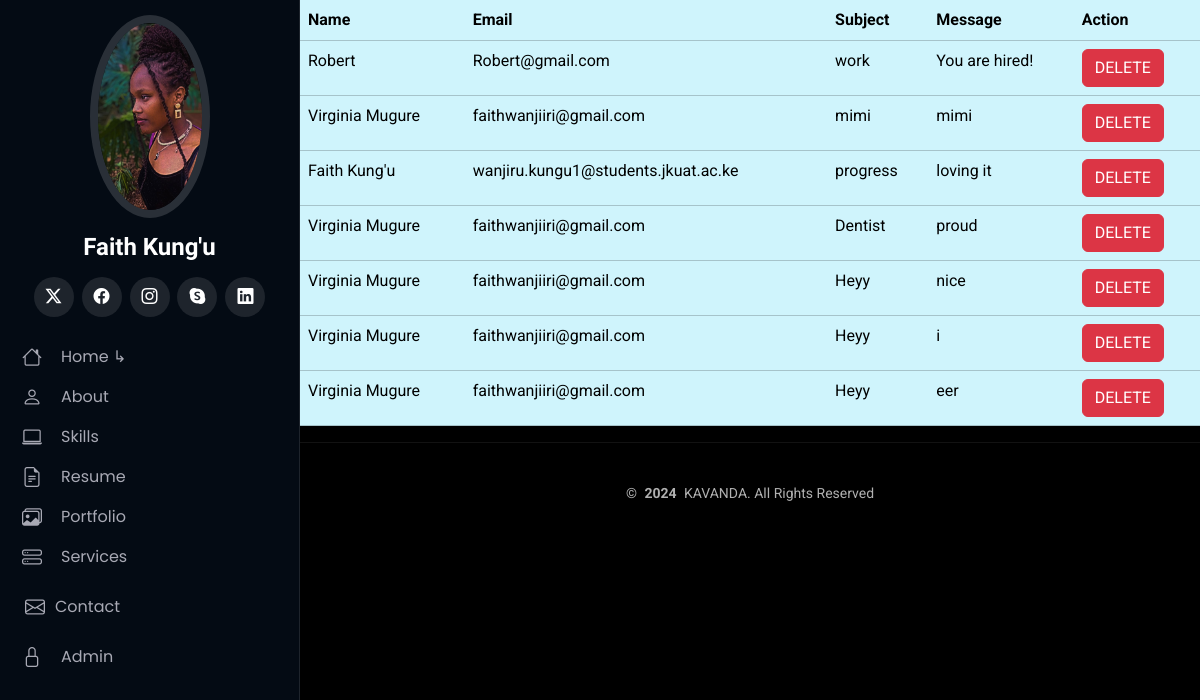
/showcontact/ (signed in), run on an earlier commit of the app's database.
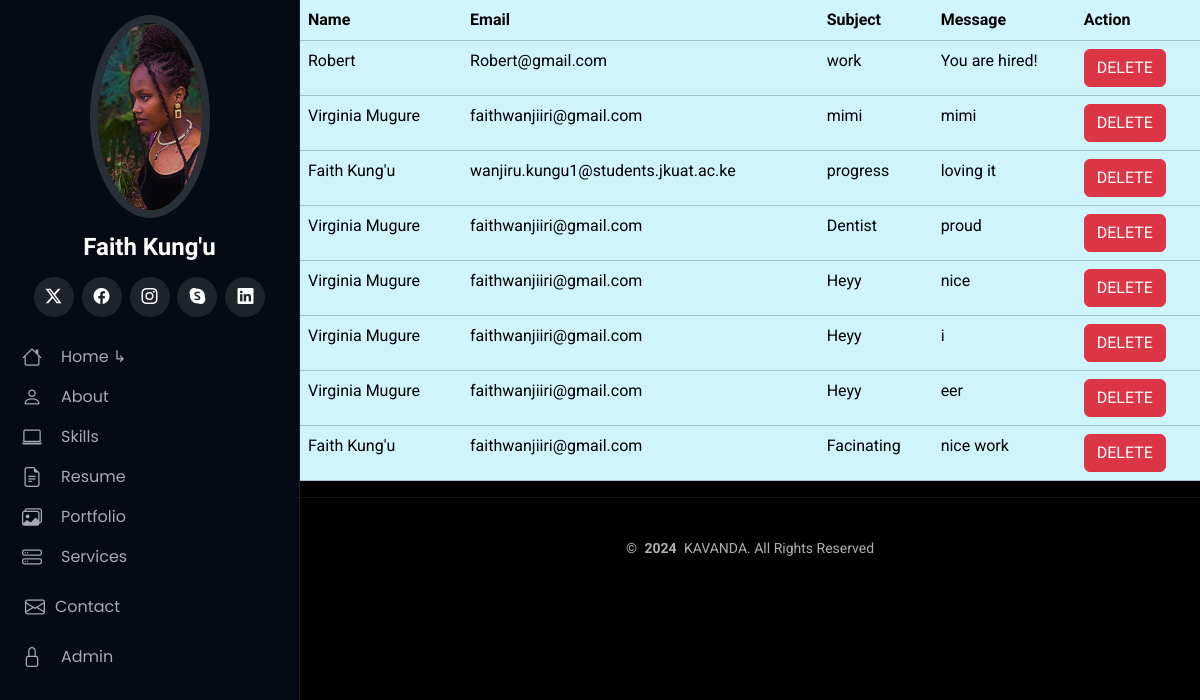
And on a later commit of the database.
### ladygit/models.py (models this page shows, shortened)
class Contact(models.Model):
    name = models.CharField(max_length=50)
    email = models.EmailField()
    subject = models.CharField(max_length=20)
    message = models.TextField()

### ladygit/views.py (the view)
# urls.py: path('showcontact/', views.showcontact, name='showcontact'),
@login_required
def showcontact(request):
        allcontacts = Contact.objects.all()
        return render(request, 'showcontact.html',{'contact':allcontacts})

### templates/showcontact.html
{% extends 'starter-page.html' %}
{% load static %}
{% block body %}
<table class="table table-info container" >
    <tr>
        <th>Name</th>
        <th>Email</th>
        <th>Subject</th>
        <th>Message</th>
        <th>Action</th>
    </tr>
   {% for x in contact %}
   <tr>
    <td>{{ x.name }}</td>
    <td>{{ x.email }}</td>
    <td>{{ x.subject }}</td>
    <td>{{ x.message }}</td>
    <td>
        <a href="/deletecontact/{{x.id}}" class="btn btn-danger">DELETE</a>
       </td>
   </tr>
   {% endfor %}
</table>
{% endblock %}

### templates/starter-page.html (shortened to what this page needs)
<!DOCTYPE html>
<html lang="en">
<head>
  {%load static %}
    <link href="https://cdnjs.cloudflare.com/ajax/libs/font-awesome/6.0.0-beta3/css/all.min.css" rel="stylesheet">
  <link href="{% static 'assets/vendor/bootstrap/css/bootstrap.min.css' %}" rel="stylesheet">
  <link href="{% static 'assets/vendor/bootstrap-icons/bootstrap-icons.css' %}" rel="stylesheet">
  <link href="{% static 'assets/vendor/aos/aos.css" rel="stylesheet' %}">
  <link href="{% static 'assets/vendor/glightbox/css/glightbox.min.css' %}" rel="stylesheet">
  <link href="{% static 'assets/vendor/swiper/swiper-bundle.min.css' %}" rel="stylesheet">
  <link href="{% static 'assets/css/main.css' %}" rel="stylesheet">
</head>
<body class="starter-page-page">
  <header id="header" class="header dark-background d-flex flex-column">
    <div class="profile-img">
      <img src="{%  static 'assets/img/profile.png' %}" alt="" class="img-fluid rounded-circle">
    </div>
    <a href="{% url 'index' %}" class="logo d-flex align-items-center justify-content-center">
      <h1 class="sitename">Faith Kung'u</h1>
    </a>
    <div class="social-links text-center">
      <a href="#" class="twitter"><i class="bi bi-twitter-x"></i></a>
      <a href="#" class="facebook"><i class="bi bi-facebook"></i></a>
      <a href="#" class="instagram"><i class="bi bi-instagram"></i></a>
      <a href="#" class="google-plus"><i class="bi bi-skype"></i></a>
      <a href="#" class="linkedin"><i class="bi bi-linkedin"></i></a>
    </div>
    <nav id="navmenu" class="navmenu">
      <ul>
        <li><a href="{% url 'index' %}"><i class="bi bi-house navicon"></i>Home ↳</a></li>
        <li><a href="{% url 'about' %}"><i class="bi bi-person navicon"></i> About</a></li>
        <li><a href="{% url 'skills' %}"><i class="bi bi-laptop navicon"></i>Skills</a></li>
        <li><a href="{% url 'resume' %}"><i class="bi bi-file-earmark-text navicon"></i> Resume</a></li>
        <li><a href="{% url 'portfolio' %}"><i class="bi bi-images navicon"></i> Portfolio</a></li>
        <li><a href="{% url 'service' %}"><i class="bi bi-hdd-stack navicon"></i> Services</a></li>
        <li><a href="{% url 'contactdit' %}"><i class="bi bi-envelope navicon"></i> Contact</a></li>
        <li class="nav-item admin-item"><a href="{% url 'login' %}"><i class="bi bi-lock navicon"></i> Admin</a></li>
      </ul>
    </nav>
  </header>
  <main class="main">
   {% block body %}
   {% endblock %}
  </main>
  <footer id="footer" class="footer position-relative light-background">
    <div class="container">
      <div class="copyright text-center ">
        <p>© <strong class="px-1 sitename">2024</strong> <span> KAVANDA.</span>  <span>  All Rights Reserved</span></p>
      </div>
    </div>
  </footer>
</body>
</html>

### static/assets/css/main.css (style rules this page uses)
:root { --default-font: "Roboto", system-ui, -apple-system, "Segoe UI", Roboto, "Helvetica Neue", Arial, "Noto Sans", "Liberation Sans", sans-serif, "Apple Color Emoji", "Segoe UI Emoji", "Segoe UI Symbol", "Noto Color Emoji"; --heading-font: "Raleway", sans-serif; --nav-font: "Poppins", sans-serif; }
:root { --background-color: #000000; --default-color: #B0B0B0; --heading-color: #00FFFF; --accent-color: #149ddd; --surface-color: #000000; --contrast-color: #ffffff; }
:root { --nav-color: #a8a9b4; --nav-hover-color: #ffffff; --nav-mobile-background-color: #040b14; --nav-dropdown-background-color: #040b14; --nav-dropdown-color: #a8a9b4; --nav-dropdown-hover-color: #ffffff; }
.light-background { --background-color: #000000; --surface-color: #1C1C1C; }
.dark-background { --background-color: #040b14; --default-color: #ffffff; --heading-color: #ffffff; --surface-color: #151f2b; --contrast-color: #ffffff; }
:root { scroll-behavior: smooth; }
body { color: var(--default-color); background-color: #000000; font-family: var(--default-font); }
a { color: var(--accent-color); text-decoration: none; transition: 0.3s; }
h1, h2, h3, h4, h5, h6 { color: var(--heading-color); font-family: var(--heading-font); }
.header { color: var(--default-color); background-color: var(--background-color); position: fixed; top: 0; left: 0; bottom: 0; padding: 0 15px; width: 300px; transition: all ease-in-out 0.3s; overflow-y: auto; z-index: 997; border-right: 1px solid color-mix(in srgb, var(--default-color), transparent 90%); }
.header .profile-img img { margin: 15px auto; display: block; width: 120px; border: 8px solid color-mix(in srgb, var(--default-color), transparent 85%); }
.header .logo { line-height: 1; margin-bottom: 15px; }
.header .logo h1 { font-size: 24px; margin: 0; font-weight: 700; color: var(--heading-color); }
.header .social-links { margin: 0 0 20px 0; }
.header .social-links a { font-size: 16px; display: inline-flex; align-items: center; justify-content: center; background: color-mix(in srgb, var(--default-color), transparent 90%); color: var(--default-color); margin: 0 2px; border-radius: 50%; text-align: center; width: 40px; height: 40px; transition: 0.3s; }
@media (min-width: 1200px) { .header~main, .header~#footer { margin-left: 300px; } }
.navmenu { padding: 0; z-index: 9997; }
.navmenu ul { list-style: none; padding: 0 0 20px 0; margin: 0; }
.navmenu a, .navmenu a:focus { color: var(--nav-color); padding: 15px 10px; font-family: var(--nav-font); font-size: 16px; font-weight: 400; display: flex; align-items: center; white-space: nowrap; transition: 0.3s; width: 100%; }
.navmenu a .navicon, .navmenu a:focus .navicon { font-size: 20px; margin-right: 10px; }
.footer { color: var(--default-color); background-color: var(--background-color); font-size: 14px; padding: 40px 0; position: relative; border-top: 1px solid color-mix(in srgb, var(--default-color), transparent 90%); }
.footer .copyright p { margin-bottom: 0; }
a { color: #149ddd; font-family: var(--default-font); }

What changed in the data, as far as the page shows it:
added Contact: name "Faith Kung'u", email "faithwanjiiri@gmail.com", subject "Facinating", message "nice work"
